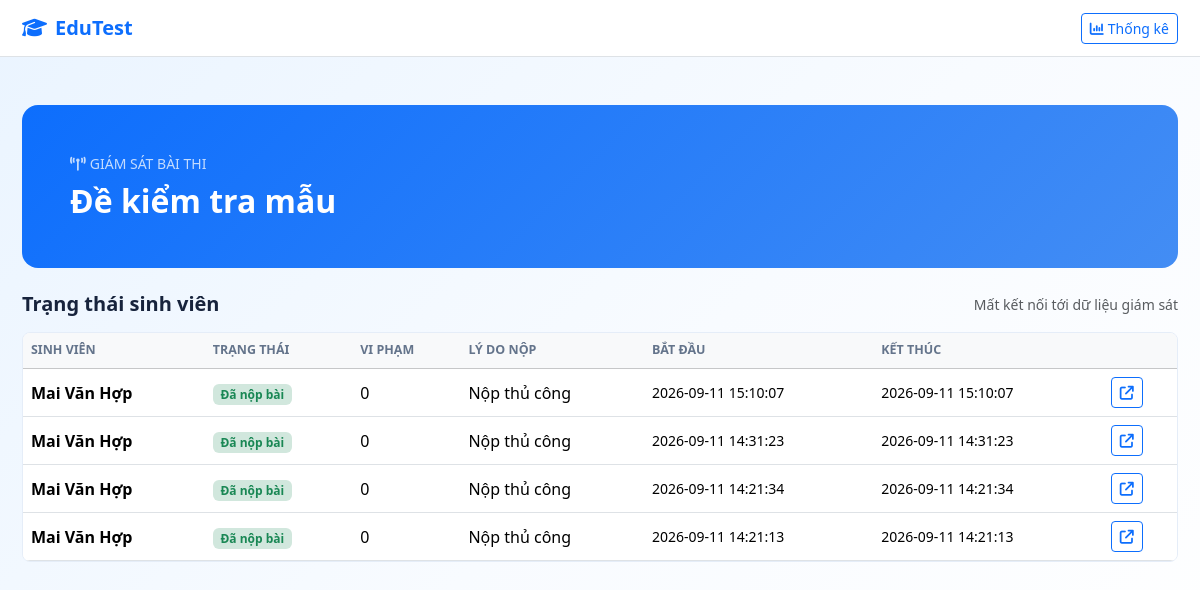
Screenshot of /index.php?action=exam_monitoring&exam_id=1 (signed in) with the database file from the repository.
### tables this page shows
CREATE TABLE `exams` (
  `exam_id` int(11) NOT NULL AUTO_INCREMENT,
  `teacher_id` int(11) NOT NULL,
  `class_id` int(11) DEFAULT NULL,
  `title` varchar(200) NOT NULL,
  `duration_minutes` int(11) NOT NULL,
  `anti_cheat_enabled` tinyint(1) NOT NULL DEFAULT 1,
  `violation_limit` int(11) NOT NULL DEFAULT 3,
  `violation_action` varchar(20) NOT NULL DEFAULT 'auto_submit',
  `shuffle_questions` tinyint(1) DEFAULT 1,
  `shuffle_answers` tinyint(1) DEFAULT 1,
  `start_time` datetime DEFAULT NULL,
  `end_time` datetime DEFAULT NULL,
  `status` varchar(20) DEFAULT 'draft',
  `created_at` datetime DEFAULT current_timestamp(),
  PRIMARY KEY (`exam_id`),
  KEY `teacher_id` (`teacher_id`),
  KEY `class_id` (`class_id`),
  CONSTRAINT `exams_ibfk_1` FOREIGN KEY (`teacher_id`)
    REFERENCES `users` (`user_id`) ON DELETE CASCADE,
  CONSTRAINT `exams_ibfk_2` FOREIGN KEY (`class_id`)
    REFERENCES `classes` (`class_id`) ON DELETE SET NULL
);

CREATE TABLE `exam_attempts` (
  `attempt_id` int(11) NOT NULL AUTO_INCREMENT,
  `exam_id` int(11) NOT NULL,
  `student_id` int(11) NOT NULL,
  `start_time` datetime DEFAULT current_timestamp(),
  `end_time` datetime DEFAULT NULL,
  `status` varchar(20) DEFAULT 'in_progress',
  `total_score` decimal(5,2) DEFAULT 0.00,
  `duration_minutes_snapshot` int(11) DEFAULT NULL,
  `anti_cheat_enabled_snapshot` tinyint(1) DEFAULT NULL,
  `violation_limit_snapshot` int(11) DEFAULT NULL,
  `violation_action_snapshot` varchar(20) DEFAULT NULL,
  `submit_reason` varchar(30) NOT NULL DEFAULT 'manual',
  `review_status` varchar(20) NOT NULL DEFAULT 'not_required',
  `review_note` varchar(500) DEFAULT NULL,
  `reviewed_by` int(11) DEFAULT NULL,
  `reviewed_at` datetime DEFAULT NULL,
  PRIMARY KEY (`attempt_id`),
  KEY `exam_id` (`exam_id`),
  KEY `student_id` (`student_id`),
  CONSTRAINT `exam_attempts_ibfk_1` FOREIGN KEY (`exam_id`)
    REFERENCES `exams` (`exam_id`) ON DELETE CASCADE,
  CONSTRAINT `exam_attempts_ibfk_2` FOREIGN KEY (`student_id`)
    REFERENCES `users` (`user_id`) ON DELETE CASCADE,
  CONSTRAINT `exam_attempts_reviewed_by_ibfk` FOREIGN KEY (`reviewed_by`)
    REFERENCES `users` (`user_id`) ON DELETE SET NULL
);

CREATE TABLE `users` (
  `user_id` int(11) NOT NULL AUTO_INCREMENT,
  `full_name` varchar(100) NOT NULL,
  `email` varchar(100) NOT NULL,
  `password` varchar(255) NOT NULL,
  `phone` varchar(15) DEFAULT NULL,
  `role` varchar(20) NOT NULL DEFAULT 'student',
  `school_name` varchar(150) DEFAULT NULL,
  `avatar` varchar(255) DEFAULT NULL,
  `status` varchar(20) DEFAULT 'active',
  `created_at` datetime DEFAULT current_timestamp(),
  `reset_token` varchar(255) DEFAULT NULL,
  `reset_token_expires` datetime DEFAULT NULL,
  PRIMARY KEY (`user_id`),
  UNIQUE KEY `email` (`email`)
);

### controllers/ExamController.php (called while the page is built, shortened)
<?php
class ExamController {
    private $pdo;
    public function __construct($pdo) {
        $this->pdo = $pdo;
    }
    private function fetchMonitoringAttempts($examId, $teacherId) {
        $stmt = $this->pdo->prepare(
            "SELECT ea.attempt_id, ea.status, ea.submit_reason, ea.review_status,
                    ea.start_time, ea.end_time, u.full_name,
                    COUNT(v.violation_id) AS violation_count
             FROM exams e
             JOIN exam_attempts ea ON ea.exam_id = e.exam_id
             JOIN users u ON u.user_id = ea.student_id
             LEFT JOIN violation_logs v ON v.attempt_id = ea.attempt_id
             WHERE e.exam_id = ? AND e.teacher_id = ?
             GROUP BY ea.attempt_id
             ORDER BY (ea.status = 'in_progress') DESC, ea.start_time DESC"
        );
        $stmt->execute([$examId, $teacherId]);
        return $stmt->fetchAll();
    }
    public function monitoring() {
        $examId = (int) ($_GET['exam_id'] ?? 0);
        $teacherId = (int) $_SESSION['user']['id'];
        $stmt = $this->pdo->prepare(
            "SELECT exam_id, title FROM exams WHERE exam_id = ? AND teacher_id = ?"
        );
        $stmt->execute([$examId, $teacherId]);
        $exam = $stmt->fetch();
        $attempts = $this->fetchMonitoringAttempts($examId, $teacherId);
        require __DIR__ . '/../views/exams/monitoring.php';
    }
}
?>

### views/exams/monitoring.php (the view, shortened to what this page needs)
<!DOCTYPE html>
<html lang="vi">
<head>
    <link href="https://cdn.jsdelivr.net/npm/bootstrap@5.3.2/dist/css/bootstrap.min.css" rel="stylesheet">
    <link rel="stylesheet" href="https://cdnjs.cloudflare.com/ajax/libs/font-awesome/6.4.2/css/all.min.css">
</head>
<body>
<nav class="navbar bg-white border-bottom">
    <div class="container monitor-shell">
        <a class="navbar-brand fw-bold text-primary" href="index.php?action=dashboard"><i class="fa-solid fa-graduation-cap me-2"></i>EduTest</a>
        <a href="index.php?action=exam_statistics&exam_id=<?php echo (int) $exam['exam_id']; ?>" class="btn btn-sm btn-outline-primary"><i class="fa-solid fa-chart-column me-1"></i>Thống kê</a>
    </div>
</nav>
<main class="container monitor-shell py-4 py-md-5">
    <section class="monitor-heading p-4 p-md-5 mb-4">
        <div class="small opacity-75 mb-2"><i class="fa-solid fa-tower-broadcast me-1"></i>GIÁM SÁT BÀI THI</div>
        <h1 class="h2 fw-bold mb-0"><?php echo htmlspecialchars($exam['title']); ?></h1>
    </section>
    <div class="d-flex justify-content-between align-items-center mb-3 gap-3">
        <h2 class="h5 fw-bold mb-0">Trạng thái sinh viên</h2>
        <span class="small text-muted" id="last-updated" aria-live="polite">Đang cập nhật...</span>
    </div>
    <div class="monitor-table table-responsive bg-white">
        <table class="table table-hover align-middle mb-0">
            <thead class="table-light"><tr><th>Sinh viên</th><th>Trạng thái</th><th>Vi phạm</th><th>Lý do nộp</th><th>Bắt đầu</th><th>Kết thúc</th><th></th></tr></thead>
            <tbody id="attempt-rows">
            <?php foreach ($attempts as $attempt): ?>
                <?php
                $statusLabels = ['in_progress' => 'Đang làm bài', 'completed' => 'Đã nộp bài', 'voided' => 'Đã hủy kết quả'];
                $reasonLabels = ['manual' => 'Nộp thủ công', 'time_expired' => 'Hết giờ', 'violation_limit' => 'Chạm giới hạn vi phạm'];
                ?>
                <tr>
                    <td class="fw-semibold"><?php echo htmlspecialchars($attempt['full_name']); ?></td>
                    <?php $isViolationSubmit = $attempt['submit_reason'] === 'violation_limit'; ?>
                    <td><span class="badge <?php echo $attempt['status'] === 'in_progress' ? 'bg-primary-subtle text-primary' : ($attempt['status'] === 'voided' ? 'bg-secondary-subtle text-secondary' : ($isViolationSubmit ? 'bg-danger-subtle text-danger' : 'bg-success-subtle text-success')); ?>"><?php echo htmlspecialchars($isViolationSubmit ? 'Bị thu bài do vi phạm' : ($statusLabels[$attempt['status']] ?? $attempt['status'])); ?></span></td>
                    <td><?php echo (int) $attempt['violation_count']; ?></td>
                    <td><?php echo htmlspecialchars($reasonLabels[$attempt['submit_reason']] ?? ''); ?></td>
                    <td class="small text-nowrap"><?php echo htmlspecialchars($attempt['start_time']); ?></td>
                    <td class="small text-nowrap"><?php echo htmlspecialchars($attempt['end_time'] ?? ''); ?></td>
                    <td><a class="btn btn-sm btn-outline-primary" href="index.php?action=attempt_detail&attempt_id=<?php echo (int) $attempt['attempt_id']; ?>" aria-label="Xem chi tiết lượt thi"><i class="fa-solid fa-arrow-up-right-from-square"></i></a></td>
                </tr>
            <?php endforeach; ?>
            </tbody>
        </table>
    </div>
</main>
</body>
</html>

### index.php (shortened to what this page needs)
<?php
require_once __DIR__ . '/config/db.php';
require_once __DIR__ . '/controllers/ExamController.php';
require_once __DIR__ . '/controllers/ForumController.php';
$action = $_GET['action'] ?? 'home';
$examController = new ExamController($pdo);
switch ($action) {
    case 'exam_monitoring':
        $examController->monitoring();
        break;
}
?>

### views/exams/monitoring.php (style rules this page uses)
:root { --ink: #17233c; }
body { min-height: 100vh; background: linear-gradient(135deg, #eaf4ff, #f8fbff 52%, #fff); color: var(--ink); }
.monitor-shell { max-width: 1180px; }
.monitor-heading { border: 0; border-radius: 16px; background: linear-gradient(135deg, #0d6efd, #438df4); color: #fff; }
.monitor-table { border: 1px solid #e5edf8; border-radius: 8px; overflow: hidden; }
.table thead th { color: #64748b; font-size: .78rem; text-transform: uppercase; }

### rows the page displays
exams: title "Đề kiểm tra mẫu"
exam_attempts: student.full_name "Mai Văn Hợp", submit_reason+status "Đã nộp bài", violation_count "0", submit_reason "Nộp thủ công", start_time "2026-09-11 15:10:07", end_time "2026-09-11 15:10:07"
exam_attempts: student.full_name "Mai Văn Hợp", submit_reason+status "Đã nộp bài", violation_count "0", submit_reason "Nộp thủ công", start_time "2026-09-11 14:31:23", end_time "2026-09-11 14:31:23"
exam_attempts: student.full_name "Mai Văn Hợp", submit_reason+status "Đã nộp bài", violation_count "0", submit_reason "Nộp thủ công", start_time "2026-09-11 14:21:34", end_time "2026-09-11 14:21:34"
exam_attempts: student.full_name "Mai Văn Hợp", submit_reason+status "Đã nộp bài", violation_count "0", submit_reason "Nộp thủ công", start_time "2026-09-11 14:21:13", end_time "2026-09-11 14:21:13"
